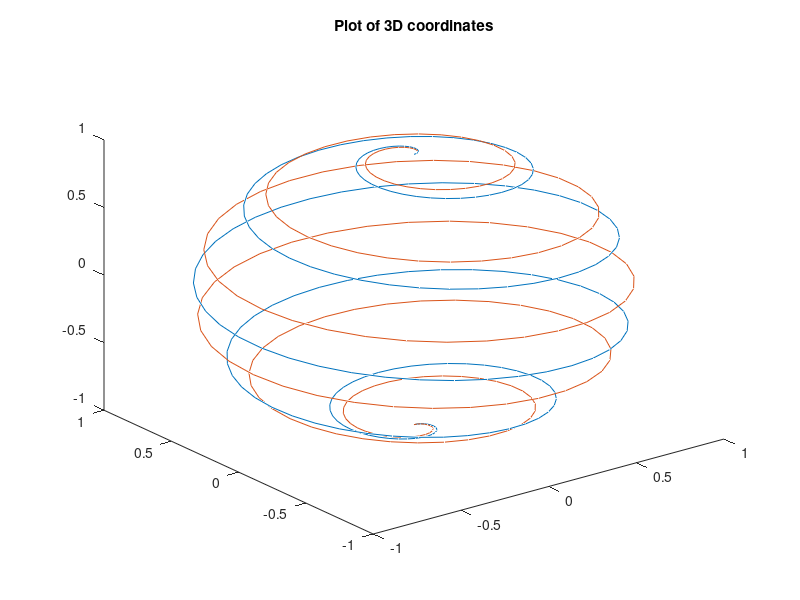
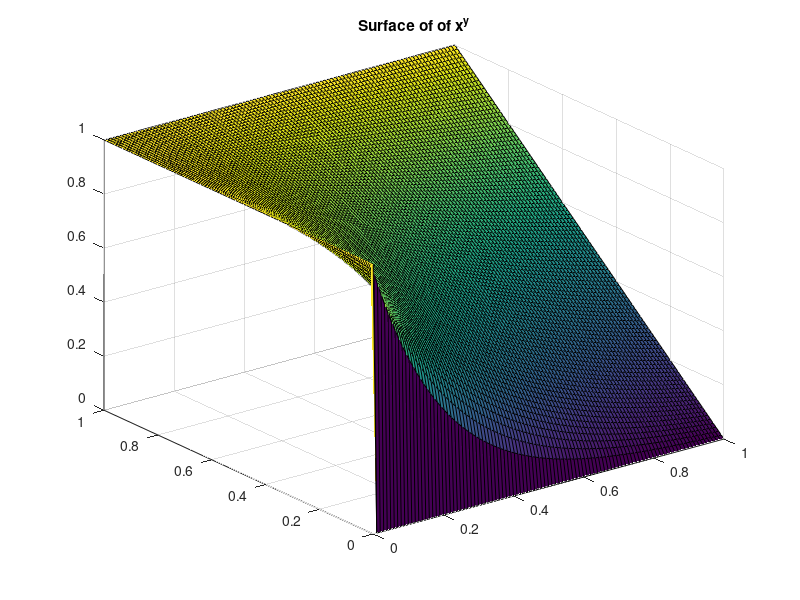
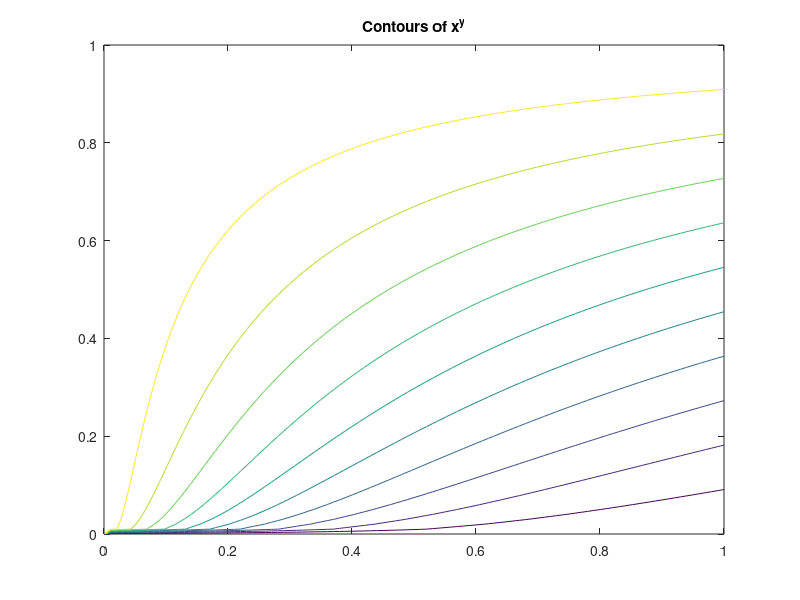
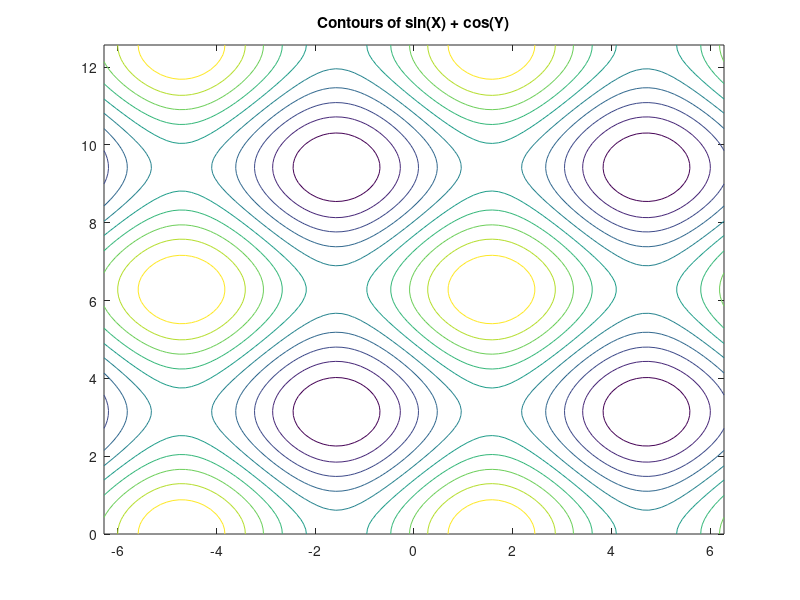

These figures' MATLAB source, in order:
% some basics of plotting in 3D
function [] = plot3D()

    %% basic 3D plot
    % two sets of coordinates
    x = 0:pi/200:pi;
    x1 = sin(x).*cos(10*x);
    y1 = sin(x).*sin(10*x);
    z1 = cos(x);
    x2 = sin(x).*cos(12*x);
    y2 = sin(x).*sin(12*x);
    z2 = cos(x);
    % use plot3 similarly to plot in 2D
    plot3(x1,y1,z1,x2,y2,z2)
    title('Plot of 3D coordinates')

    %% plot of x^y on [0, 1] x [0, 1]
    % declare x and y on [0, 1] with step 0.01
    x = 0:0.01:1;
    y = 0:0.01:1;

    % create matrix Z to be filled with values of x^y
    n = size(x, 2);
    Z = zeros(n, n);

    % fill Z with values of x^y
    for i = 1:n
        for j = 1:n
            Z(i, j) = x(i)^y(j);
        end
    end

    % surface plotting
    figure;
    surf(x, y, Z);
    title('Surface of of x^y');

    % contour plotting
    figure;
    contour(x, y, Z);
    title('Contours of x^y');

    %% another example using linspace 
    % linspace(x, y) creates 100 equally distanced values in range [x, y]
    x = linspace(-2*pi, 2*pi);
    y = linspace(0, 4*pi);

    % 2D meshgrid - uniformly spaced grid - based on values stored in x, y
    % use breakpoints and try inspecting values of X and Y 
    [X, Y] = meshgrid(x, y);
    % some function
    Z = sin(X) + cos(Y);

    figure;
    contour(X,Y,Z)
    title('Contours of sin(X) + cos(Y)');

    figure;
    % face color set to none to create a net
    surf(X, Y, Z, 'FaceColor','none');
    title('Surface net of sin(X) + cos(Y)');

    %% another example with shading
    x = -2:0.25:2;
    [X, Y] = meshgrid(x);
    Z = X .* exp(-X.^2 - Y.^2);
    figure;
    % surface with colormap shading
    surfl(X,Y,Z)
    colormap("pink");
    shading interp;
    title('Surface with shading');
end